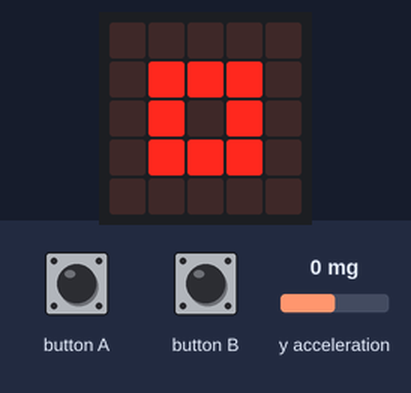
The program below on a simulated BBC micro:bit running MicroPython. On the bench: the board's 5×5 LED display. The test bench sets the inputs (shaded band); at power-on: y acceleration 0 mg.

Above: at 1.2 s.
1.3 s: button A pressed for 0.15 s
At 2.4 s:
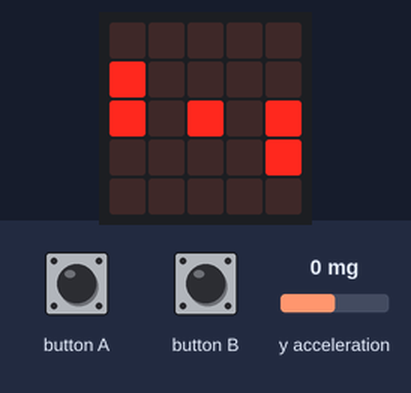
Timing chart, 0 to 4.3 s (numbered marks = the images above; inputs shaded):
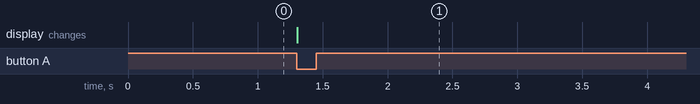

The program:

pong_2.py
```python
# tag::constants[]
from microbit import *

MIN_COORD = 0
MAX_COORD = 4
BAT_SIZE = 2
# end::constants[]

def wait_for_button():
    while not (button_a.was_pressed() or button_b.was_pressed()):
        sleep(1)


# tag::reset[]
class Game:

    def reset(self):
        self.player_1_y = 1
        self.player_2_y = 2

        self.ball_x = 2
        self.ball_y = 2
        # end::reset[]

    # tag::handle_input[]
    def handle_input(self):
        acc_y = accelerometer.get_y()

        if acc_y < -100:
            self.player_1_y -= 1
        elif acc_y > 100:
            self.player_1_y += 1
    # end::handle_input[]

    # tag::draw[]
    def draw(self):
        display.clear()

        for n in range(BAT_SIZE):
            display.set_pixel(MIN_COORD, self.player_1_y + n, 9)
            display.set_pixel(MAX_COORD, self.player_2_y + n, 9)

        display.set_pixel(self.ball_x, self.ball_y, 9)
    # end::draw[]

    def game_over(self):
        return False

# Main loop

game = Game() # Create our game object.

display.show(Image.SQUARE_SMALL)
wait_for_button()

game.reset() # Reset the game state.

# tag::main_loop[]
while not game.game_over():
    game.handle_input()
    game.draw()
    sleep(200)
# end::main_loop[]
```

Measured:
- after the input at 1.3 s, the display: changes at once (image 1)
